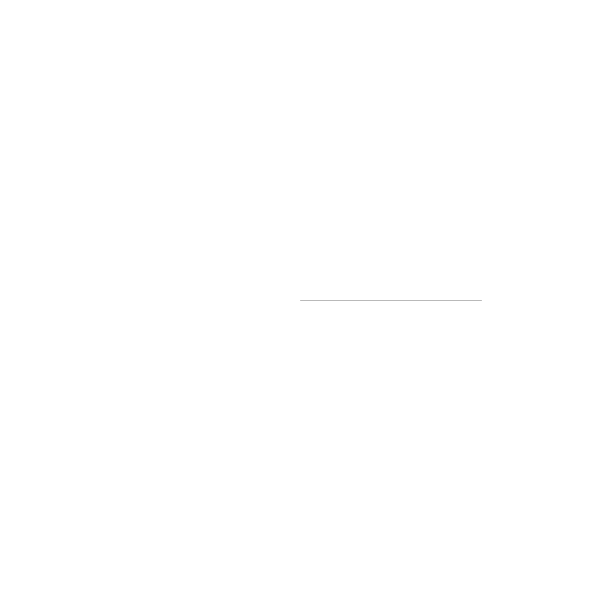
Frame 1 (no input)
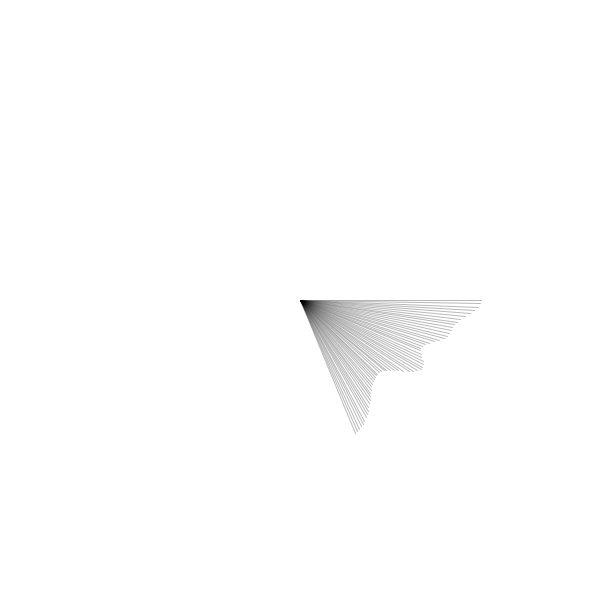
Frame 60 (the mouse pressed at the canvas centre just before this capture)
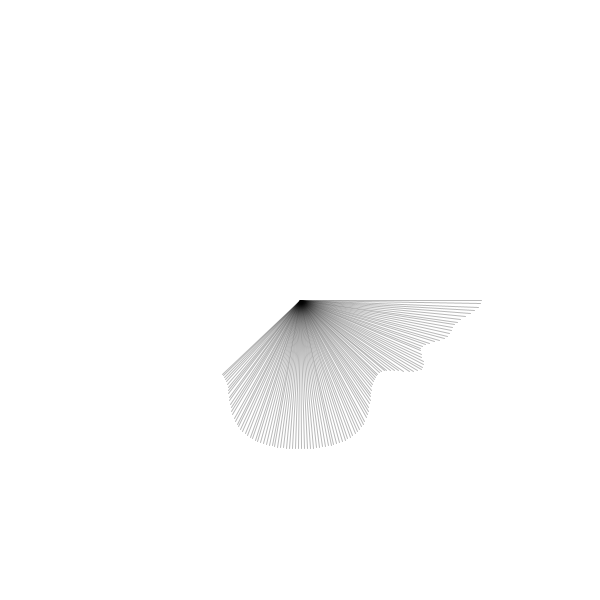
Frame 120 (the mouse held since frame 60 and released just before this capture)

The Processing sketch that drew these frames (run headless with seeded random() and noise(); from frame 60 on, the mouse is pressed at the canvas centre):

// Processing sketch: s24_polar_noise
// ── s24_polar_noise.pde
float a;
void setup() {
  size(600, 600);
  background(255);
  stroke(0, 70);
}

void draw() {
  translate(width/2, height/2);
  float r = 300 * noise(sin(a));
  float x = r * cos(a);
  float y = r * sin(a);
  line(0, 0, x, y);
  a = a + 0.02;
}
